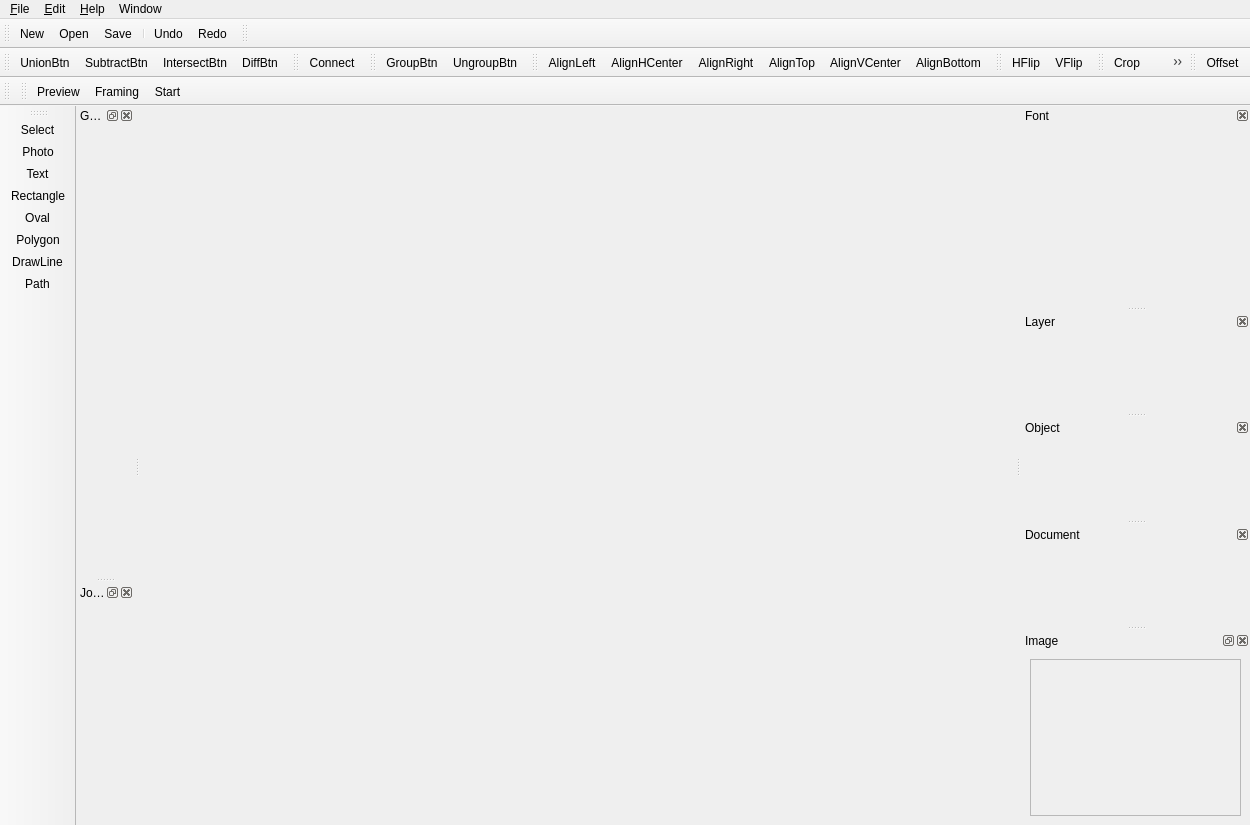
<?xml version="1.0" encoding="UTF-8"?>
<ui version="4.0">
 <class>MainWindow</class>
 <widget class="QMainWindow" name="MainWindow">
  <property name="geometry">
   <rect>
    <x>0</x>
    <y>0</y>
    <width>1250</width>
    <height>825</height>
   </rect>
  </property>
  <property name="windowTitle">
   <string>Swiftray</string>
  </property>
  <property name="windowIcon">
   <iconset resource="../../qml.qrc">
    <normaloff>:/resources/images/icon.icns</normaloff>:/resources/images/icon.icns</iconset>
  </property>
  <property name="dockOptions">
   <set>QMainWindow::AllowNestedDocks|QMainWindow::AllowTabbedDocks|QMainWindow::AnimatedDocks|QMainWindow::GroupedDragging</set>
  </property>
  <widget class="QWidget" name="centralwidget">
   <layout class="QVBoxLayout" name="verticalLayout_2">
    <property name="spacing">
     <number>0</number>
    </property>
    <property name="leftMargin">
     <number>3</number>
    </property>
    <property name="topMargin">
     <number>3</number>
    </property>
    <property name="rightMargin">
     <number>3</number>
    </property>
    <property name="bottomMargin">
     <number>3</number>
    </property>
    <item>
     <widget class="CanvasWidget" name="quickWidget" native="true">
      <property name="acceptDrops">
       <bool>true</bool>
      </property>
     </widget>
    </item>
   </layout>
  </widget>
  <widget class="QToolBar" name="toolBar">
   <property name="sizePolicy">
    <sizepolicy hsizetype="Fixed" vsizetype="Preferred">
     <horstretch>0</horstretch>
     <verstretch>0</verstretch>
    </sizepolicy>
   </property>
   <property name="minimumSize">
    <size>
     <width>0</width>
     <height>0</height>
    </size>
   </property>
   <property name="windowTitle">
    <string>Functional</string>
   </property>
   <property name="styleSheet">
    <string notr="true"/>
   </property>
   <property name="allowedAreas">
    <set>Qt::LeftToolBarArea|Qt::RightToolBarArea|Qt::TopToolBarArea</set>
   </property>
   <property name="iconSize">
    <size>
     <width>38</width>
     <height>30</height>
    </size>
   </property>
   <attribute name="toolBarArea">
    <enum>LeftToolBarArea</enum>
   </attribute>
   <attribute name="toolBarBreak">
    <bool>false</bool>
   </attribute>
   <addaction name="actionSelect"/>
   <addaction name="actionPhoto"/>
   <addaction name="actionText"/>
   <addaction name="actionRect"/>
   <addaction name="actionOval"/>
   <addaction name="actionPolygon"/>
   <addaction name="actionLine"/>
   <addaction name="actionPath"/>
  </widget>
  <widget class="QDockWidget" name="fontDock">
   <property name="sizePolicy">
    <sizepolicy hsizetype="Expanding" vsizetype="Expanding">
     <horstretch>0</horstretch>
     <verstretch>0</verstretch>
    </sizepolicy>
   </property>
   <property name="minimumSize">
    <size>
     <width>44</width>
     <height>200</height>
    </size>
   </property>
   <property name="floating">
    <bool>false</bool>
   </property>
   <property name="features">
    <set>QDockWidget::DockWidgetClosable|QDockWidget::DockWidgetMovable</set>
   </property>
   <property name="allowedAreas">
    <set>Qt::AllDockWidgetAreas</set>
   </property>
   <property name="windowTitle">
    <string>Font</string>
   </property>
   <attribute name="dockWidgetArea">
    <number>2</number>
   </attribute>
   <widget class="QWidget" name="fontDockContents">
    <property name="sizePolicy">
     <sizepolicy hsizetype="Preferred" vsizetype="Maximum">
      <horstretch>0</horstretch>
      <verstretch>0</verstretch>
     </sizepolicy>
    </property>
    <layout class="QVBoxLayout" name="verticalLayout_8">
     <property name="spacing">
      <number>0</number>
     </property>
     <property name="leftMargin">
      <number>5</number>
     </property>
     <property name="topMargin">
      <number>5</number>
     </property>
     <property name="rightMargin">
      <number>5</number>
     </property>
     <property name="bottomMargin">
      <number>5</number>
     </property>
    </layout>
   </widget>
  </widget>
  <widget class="QDockWidget" name="layerDock">
   <property name="sizePolicy">
    <sizepolicy hsizetype="Expanding" vsizetype="Expanding">
     <horstretch>0</horstretch>
     <verstretch>0</verstretch>
    </sizepolicy>
   </property>
   <property name="features">
    <set>QDockWidget::DockWidgetClosable|QDockWidget::DockWidgetMovable</set>
   </property>
   <property name="windowTitle">
    <string>Layer</string>
   </property>
   <attribute name="dockWidgetArea">
    <number>2</number>
   </attribute>
   <widget class="QWidget" name="layerDockContents">
    <layout class="QVBoxLayout" name="verticalLayout_10">
     <property name="spacing">
      <number>0</number>
     </property>
     <property name="leftMargin">
      <number>0</number>
     </property>
     <property name="topMargin">
      <number>0</number>
     </property>
     <property name="rightMargin">
      <number>0</number>
     </property>
     <property name="bottomMargin">
      <number>0</number>
     </property>
    </layout>
   </widget>
  </widget>
  <widget class="QDockWidget" name="objectParamDock">
   <property name="sizePolicy">
    <sizepolicy hsizetype="Expanding" vsizetype="Expanding">
     <horstretch>0</horstretch>
     <verstretch>0</verstretch>
    </sizepolicy>
   </property>
   <property name="minimumSize">
    <size>
     <width>229</width>
     <height>101</height>
    </size>
   </property>
   <property name="maximumSize">
    <size>
     <width>524287</width>
     <height>101</height>
    </size>
   </property>
   <property name="features">
    <set>QDockWidget::DockWidgetClosable|QDockWidget::DockWidgetMovable</set>
   </property>
   <property name="windowTitle">
    <string>Object</string>
   </property>
   <attribute name="dockWidgetArea">
    <number>2</number>
   </attribute>
   <widget class="QWidget" name="objectParamContents">
    <property name="sizePolicy">
     <sizepolicy hsizetype="Preferred" vsizetype="Preferred">
      <horstretch>0</horstretch>
      <verstretch>0</verstretch>
     </sizepolicy>
    </property>
    <layout class="QVBoxLayout" name="verticalLayout_6">
     <property name="spacing">
      <number>0</number>
     </property>
     <property name="leftMargin">
      <number>0</number>
     </property>
     <property name="topMargin">
      <number>0</number>
     </property>
     <property name="rightMargin">
      <number>0</number>
     </property>
     <property name="bottomMargin">
      <number>0</number>
     </property>
    </layout>
   </widget>
  </widget>
  <widget class="QDockWidget" name="serialPortDock">
   <property name="enabled">
    <bool>true</bool>
   </property>
   <property name="floating">
    <bool>false</bool>
   </property>
   <property name="windowTitle">
    <string>GCode Viewer</string>
   </property>
   <attribute name="dockWidgetArea">
    <number>1</number>
   </attribute>
   <widget class="QWidget" name="serialContents">
    <layout class="QVBoxLayout" name="verticalLayout"/>
   </widget>
  </widget>
  <widget class="QDockWidget" name="documentDock">
   <property name="sizePolicy">
    <sizepolicy hsizetype="Expanding" vsizetype="Expanding">
     <horstretch>0</horstretch>
     <verstretch>0</verstretch>
    </sizepolicy>
   </property>
   <property name="floating">
    <bool>false</bool>
   </property>
   <property name="features">
    <set>QDockWidget::DockWidgetClosable|QDockWidget::DockWidgetMovable</set>
   </property>
   <property name="windowTitle">
    <string>Document</string>
   </property>
   <attribute name="dockWidgetArea">
    <number>2</number>
   </attribute>
   <widget class="QWidget" name="documentContents"/>
  </widget>
  <widget class="QToolBar" name="toolBarFile">
   <property name="windowTitle">
    <string>Project</string>
   </property>
   <property name="styleSheet">
    <string notr="true"/>
   </property>
   <property name="movable">
    <bool>true</bool>
   </property>
   <property name="iconSize">
    <size>
     <width>30</width>
     <height>30</height>
    </size>
   </property>
   <property name="floatable">
    <bool>false</bool>
   </property>
   <attribute name="toolBarArea">
    <enum>TopToolBarArea</enum>
   </attribute>
   <attribute name="toolBarBreak">
    <bool>false</bool>
   </attribute>
   <addaction name="actionNew"/>
   <addaction name="actionOpen"/>
   <addaction name="actionSave"/>
   <addaction name="separator"/>
   <addaction name="actionUndo"/>
   <addaction name="actionRedo"/>
  </widget>
  <widget class="QToolBar" name="toolBarTransform">
   <property name="windowTitle">
    <string>Transform</string>
   </property>
   <property name="movable">
    <bool>true</bool>
   </property>
   <property name="iconSize">
    <size>
     <width>30</width>
     <height>30</height>
    </size>
   </property>
   <property name="floatable">
    <bool>false</bool>
   </property>
   <attribute name="toolBarArea">
    <enum>TopToolBarArea</enum>
   </attribute>
   <attribute name="toolBarBreak">
    <bool>false</bool>
   </attribute>
  </widget>
  <widget class="QToolBar" name="toolBarBool">
   <property name="minimumSize">
    <size>
     <width>0</width>
     <height>0</height>
    </size>
   </property>
   <property name="windowTitle">
    <string>Boolean</string>
   </property>
   <property name="styleSheet">
    <string notr="true"/>
   </property>
   <property name="movable">
    <bool>true</bool>
   </property>
   <property name="allowedAreas">
    <set>Qt::LeftToolBarArea|Qt::RightToolBarArea|Qt::TopToolBarArea</set>
   </property>
   <property name="iconSize">
    <size>
     <width>30</width>
     <height>30</height>
    </size>
   </property>
   <property name="floatable">
    <bool>false</bool>
   </property>
   <attribute name="toolBarArea">
    <enum>TopToolBarArea</enum>
   </attribute>
   <attribute name="toolBarBreak">
    <bool>true</bool>
   </attribute>
   <addaction name="actionUnion"/>
   <addaction name="actionSubtract"/>
   <addaction name="actionIntersect"/>
   <addaction name="actionDiff"/>
  </widget>
  <widget class="QToolBar" name="toolBarConnection">
   <property name="windowTitle">
    <string>Connection</string>
   </property>
   <property name="movable">
    <bool>true</bool>
   </property>
   <property name="iconSize">
    <size>
     <width>30</width>
     <height>30</height>
    </size>
   </property>
   <property name="floatable">
    <bool>false</bool>
   </property>
   <attribute name="toolBarArea">
    <enum>TopToolBarArea</enum>
   </attribute>
   <attribute name="toolBarBreak">
    <bool>false</bool>
   </attribute>
   <addaction name="actionConnect"/>
  </widget>
  <widget class="QToolBar" name="toolBarGroup">
   <property name="minimumSize">
    <size>
     <width>0</width>
     <height>0</height>
    </size>
   </property>
   <property name="windowTitle">
    <string>Group </string>
   </property>
   <property name="styleSheet">
    <string notr="true"/>
   </property>
   <property name="movable">
    <bool>true</bool>
   </property>
   <property name="allowedAreas">
    <set>Qt::LeftToolBarArea|Qt::RightToolBarArea|Qt::TopToolBarArea</set>
   </property>
   <property name="iconSize">
    <size>
     <width>30</width>
     <height>30</height>
    </size>
   </property>
   <property name="floatable">
    <bool>false</bool>
   </property>
   <attribute name="toolBarArea">
    <enum>TopToolBarArea</enum>
   </attribute>
   <attribute name="toolBarBreak">
    <bool>false</bool>
   </attribute>
   <addaction name="actionGroup"/>
   <addaction name="actionUngroup"/>
  </widget>
  <widget class="QToolBar" name="toolBarAlign">
   <property name="minimumSize">
    <size>
     <width>0</width>
     <height>0</height>
    </size>
   </property>
   <property name="windowTitle">
    <string>Align</string>
   </property>
   <property name="styleSheet">
    <string notr="true"/>
   </property>
   <property name="movable">
    <bool>true</bool>
   </property>
   <property name="allowedAreas">
    <set>Qt::LeftToolBarArea|Qt::RightToolBarArea|Qt::TopToolBarArea</set>
   </property>
   <property name="iconSize">
    <size>
     <width>30</width>
     <height>30</height>
    </size>
   </property>
   <property name="floatable">
    <bool>false</bool>
   </property>
   <attribute name="toolBarArea">
    <enum>TopToolBarArea</enum>
   </attribute>
   <attribute name="toolBarBreak">
    <bool>false</bool>
   </attribute>
   <addaction name="actionAlignHLeft"/>
   <addaction name="actionAlignHCenter"/>
   <addaction name="actionAlignHRight"/>
   <addaction name="actionAlignVTop"/>
   <addaction name="actionAlignVCenter"/>
   <addaction name="actionAlignVBottom"/>
  </widget>
  <widget class="QToolBar" name="toolBarFlip">
   <property name="enabled">
    <bool>true</bool>
   </property>
   <property name="minimumSize">
    <size>
     <width>0</width>
     <height>0</height>
    </size>
   </property>
   <property name="windowTitle">
    <string>Flip</string>
   </property>
   <property name="styleSheet">
    <string notr="true"/>
   </property>
   <property name="movable">
    <bool>true</bool>
   </property>
   <property name="allowedAreas">
    <set>Qt::LeftToolBarArea|Qt::RightToolBarArea|Qt::TopToolBarArea</set>
   </property>
   <property name="iconSize">
    <size>
     <width>30</width>
     <height>30</height>
    </size>
   </property>
   <property name="floatable">
    <bool>false</bool>
   </property>
   <attribute name="toolBarArea">
    <enum>TopToolBarArea</enum>
   </attribute>
   <attribute name="toolBarBreak">
    <bool>false</bool>
   </attribute>
   <addaction name="actionHFlip"/>
   <addaction name="actionVFlip"/>
  </widget>
  <widget class="QToolBar" name="toolBarImage">
   <property name="windowTitle">
    <string>Image </string>
   </property>
   <property name="movable">
    <bool>true</bool>
   </property>
   <property name="iconSize">
    <size>
     <width>30</width>
     <height>30</height>
    </size>
   </property>
   <property name="floatable">
    <bool>false</bool>
   </property>
   <attribute name="toolBarArea">
    <enum>TopToolBarArea</enum>
   </attribute>
   <attribute name="toolBarBreak">
    <bool>false</bool>
   </attribute>
   <addaction name="actionCrop"/>
   <addaction name="actionInvert"/>
   <addaction name="actionSharpen"/>
   <addaction name="actionTrace"/>
  </widget>
  <widget class="QToolBar" name="toolBarVector">
   <property name="windowTitle">
    <string>Vector</string>
   </property>
   <property name="movable">
    <bool>true</bool>
   </property>
   <property name="iconSize">
    <size>
     <width>30</width>
     <height>30</height>
    </size>
   </property>
   <property name="floatable">
    <bool>false</bool>
   </property>
   <attribute name="toolBarArea">
    <enum>TopToolBarArea</enum>
   </attribute>
   <attribute name="toolBarBreak">
    <bool>false</bool>
   </attribute>
   <addaction name="actionPathOffset"/>
  </widget>
  <widget class="QToolBar" name="toolBarFont">
   <property name="windowTitle">
    <string>Font </string>
   </property>
   <property name="movable">
    <bool>true</bool>
   </property>
   <property name="iconSize">
    <size>
     <width>30</width>
     <height>30</height>
    </size>
   </property>
   <property name="floatable">
    <bool>false</bool>
   </property>
   <attribute name="toolBarArea">
    <enum>TopToolBarArea</enum>
   </attribute>
   <attribute name="toolBarBreak">
    <bool>true</bool>
   </attribute>
  </widget>
  <widget class="QDockWidget" name="joggingDock">
   <property name="windowTitle">
    <string>Jogging Panel</string>
   </property>
   <attribute name="dockWidgetArea">
    <number>1</number>
   </attribute>
   <widget class="QWidget" name="joggingContents"/>
  </widget>
  <widget class="QToolBar" name="toolBarTask">
   <property name="enabled">
    <bool>true</bool>
   </property>
   <property name="windowTitle">
    <string>Task</string>
   </property>
   <property name="iconSize">
    <size>
     <width>30</width>
     <height>30</height>
    </size>
   </property>
   <attribute name="toolBarArea">
    <enum>TopToolBarArea</enum>
   </attribute>
   <attribute name="toolBarBreak">
    <bool>false</bool>
   </attribute>
   <addaction name="actionPreview"/>
   <addaction name="actionFrame"/>
   <addaction name="actionStart"/>
  </widget>
  <widget class="QDockWidget" name="imageDock">
   <property name="sizePolicy">
    <sizepolicy hsizetype="Expanding" vsizetype="Expanding">
     <horstretch>0</horstretch>
     <verstretch>0</verstretch>
    </sizepolicy>
   </property>
   <property name="windowTitle">
    <string>Image</string>
   </property>
   <attribute name="dockWidgetArea">
    <number>2</number>
   </attribute>
   <widget class="QWidget" name="dockWidgetContents_3">
    <layout class="QVBoxLayout" name="verticalLayout_5">
     <item>
      <widget class="QFrame" name="frame">
       <property name="sizePolicy">
        <sizepolicy hsizetype="Preferred" vsizetype="Preferred">
         <horstretch>0</horstretch>
         <verstretch>0</verstretch>
        </sizepolicy>
       </property>
       <property name="frameShape">
        <enum>QFrame::StyledPanel</enum>
       </property>
       <property name="frameShadow">
        <enum>QFrame::Raised</enum>
       </property>
      </widget>
     </item>
    </layout>
   </widget>
  </widget>
  <widget class="QMenuBar" name="menubar">
   <property name="geometry">
    <rect>
     <x>0</x>
     <y>0</y>
     <width>1250</width>
     <height>24</height>
    </rect>
   </property>
   <widget class="QMenu" name="menu_File">
    <property name="title">
     <string>&amp;File</string>
    </property>
    <widget class="QMenu" name="menuExport">
     <property name="title">
      <string>Export</string>
     </property>
     <addaction name="actionExportGcode"/>
    </widget>
    <widget class="QMenu" name="menuExample">
     <property name="title">
      <string>Example</string>
     </property>
     <addaction name="actionExampleOfSwiftray"/>
     <addaction name="actionMaterialEngravingTest"/>
     <addaction name="actionMaterialCuttingTest"/>
    </widget>
    <addaction name="actionNew"/>
    <addaction name="actionOpen"/>
    <addaction name="separator"/>
    <addaction name="actionSave"/>
    <addaction name="actionSave_As"/>
    <addaction name="separator"/>
    <addaction name="menuExample"/>
    <addaction name="separator"/>
    <addaction name="menuExport"/>
    <addaction name="separator"/>
    <addaction name="actionPreview"/>
    <addaction name="actionStart_2"/>
    <addaction name="separator"/>
    <addaction name="actionPreferences"/>
    <addaction name="separator"/>
    <addaction name="actionClose"/>
   </widget>
   <widget class="QMenu" name="menu_Edit">
    <property name="title">
     <string>&amp;Edit</string>
    </property>
    <widget class="QMenu" name="menuImage">
     <property name="title">
      <string>Image</string>
     </property>
     <addaction name="actionTrace"/>
     <addaction name="actionInvert"/>
     <addaction name="actionCrop"/>
     <addaction name="actionReplace_with"/>
     <addaction name="actionSharpen"/>
    </widget>
    <widget class="QMenu" name="menuPath">
     <property name="title">
      <string>Path</string>
     </property>
     <addaction name="actionPathOffset"/>
    </widget>
    <addaction name="actionUndo"/>
    <addaction name="actionRedo"/>
    <addaction name="separator"/>
    <addaction name="actionCut"/>
    <addaction name="actionCopy"/>
    <addaction name="actionPaste"/>
    <addaction name="separator"/>
    <addaction name="actionSelect_All"/>
    <addaction name="actionClear"/>
    <addaction name="actionGroupMenu"/>
    <addaction name="actionUngroupMenu"/>
    <addaction name="separator"/>
    <addaction name="menuImage"/>
    <addaction name="menuPath"/>
    <addaction name="separator"/>
    <addaction name="actionMachineSettings"/>
    <addaction name="separator"/>
   </widget>
   <widget class="QMenu" name="menu_Help">
    <property name="title">
     <string>&amp;Help</string>
    </property>
    <addaction name="actionAbout"/>
   </widget>
   <widget class="QMenu" name="menu_Window">
    <property name="title">
     <string>Window</string>
    </property>
    <widget class="QMenu" name="menuToolbar">
     <property name="title">
      <string>Toolbar</string>
     </property>
     <addaction name="actionAlign"/>
     <addaction name="actionBoolean"/>
     <addaction name="actionConnection"/>
     <addaction name="actionFont"/>
     <addaction name="actionFlip"/>
     <addaction name="actionFunctional"/>
     <addaction name="actionGroup_2"/>
     <addaction name="actionImage"/>
     <addaction name="actionProject"/>
     <addaction name="actionTask"/>
     <addaction name="actionTransform"/>
     <addaction name="actionVector"/>
    </widget>
    <addaction name="actionLoadClassic"/>
    <addaction name="actionLoadEssential"/>
    <addaction name="separator"/>
    <addaction name="menuToolbar"/>
    <addaction name="separator"/>
    <addaction name="actionLayerPanel"/>
    <addaction name="actionGCodeViewerPanel"/>
    <addaction name="actionJoggingPanel"/>
    <addaction name="actionFontPanel"/>
    <addaction name="actionObjectPanel"/>
    <addaction name="actionDocumentPanel"/>
    <addaction name="actionImagePanel"/>
   </widget>
   <addaction name="menu_File"/>
   <addaction name="menu_Edit"/>
   <addaction name="menu_Help"/>
   <addaction name="menu_Window"/>
  </widget>
  <action name="actionOpen">
   <property name="icon">
    <iconset resource="../../qml.qrc">
     <normaloff>:/resources/images/icon-open.png</normaloff>:/resources/images/icon-open.png</iconset>
   </property>
   <property name="text">
    <string>Open</string>
   </property>
   <property name="shortcut">
    <string>Ctrl+O</string>
   </property>
  </action>
  <action name="actionSave">
   <property name="icon">
    <iconset resource="../../qml.qrc">
     <normaloff>:/resources/images/icon-save.png</normaloff>:/resources/images/icon-save.png</iconset>
   </property>
   <property name="text">
    <string>Save</string>
   </property>
   <property name="shortcut">
    <string>Ctrl+S</string>
   </property>
  </action>
  <action name="actionClose">
   <property name="text">
    <string>Close</string>
   </property>
   <property name="shortcut">
    <string>Ctrl+W</string>
   </property>
  </action>
  <action name="actionCut">
   <property name="text">
    <string>Cut</string>
   </property>
   <property name="shortcut">
    <string>Ctrl+X</string>
   </property>
  </action>
  <action name="actionCopy">
   <property name="text">
    <string>Copy</string>
   </property>
   <property name="shortcut">
    <string>Ctrl+C</string>
   </property>
  </action>
  <action name="actionPaste">
   <property name="text">
    <string>Paste</string>
   </property>
   <property name="shortcut">
    <string>Ctrl+V</string>
   </property>
  </action>
  <action name="actionUndo">
   <property name="icon">
    <iconset resource="../../qml.qrc">
     <normaloff>:/resources/images/icon-undo.png</normaloff>:/resources/images/icon-undo.png</iconset>
   </property>
   <property name="text">
    <string>Undo</string>
   </property>
   <property name="shortcut">
    <string>Ctrl+Z</string>
   </property>
  </action>
  <action name="actionRedo">
   <property name="icon">
    <iconset resource="../../qml.qrc">
     <normaloff>:/resources/images/icon-redo.png</normaloff>:/resources/images/icon-redo.png</iconset>
   </property>
   <property name="text">
    <string>Redo</string>
   </property>
   <property name="shortcut">
    <string>Ctrl+Shift+Z</string>
   </property>
  </action>
  <action name="actionClear">
   <property name="text">
    <string>Clear</string>
   </property>
   <property name="shortcut">
    <string>Ctrl+Shift+X</string>
   </property>
  </action>
  <action name="actionSelect">
   <property name="checkable">
    <bool>true</bool>
   </property>
   <property name="checked">
    <bool>false</bool>
   </property>
   <property name="icon">
    <iconset resource="../../qml.qrc">
     <normaloff>:/resources/images/icon-select.png</normaloff>:/resources/images/icon-select.png</iconset>
   </property>
   <property name="text">
    <string>Select</string>
   </property>
   <property name="toolTip">
    <string>Select (&amp;V)</string>
   </property>
   <property name="shortcut">
    <string>V</string>
   </property>
  </action>
  <action name="actionRect">
   <property name="checkable">
    <bool>true</bool>
   </property>
   <property name="icon">
    <iconset>
     <normaloff>:/resources/images/icon-rect-01.png</normaloff>:/resources/images/icon-rect-01.png</iconset>
   </property>
   <property name="text">
    <string>Rectangle</string>
   </property>
   <property name="toolTip">
    <string>Draw rectangles</string>
   </property>
   <property name="shortcut">
    <string>R</string>
   </property>
  </action>
  <action name="actionOval">
   <property name="checkable">
    <bool>true</bool>
   </property>
   <property name="icon">
    <iconset>
     <normaloff>:/resources/images/icon-oval-01.png</normaloff>:/resources/images/icon-oval-01.png</iconset>
   </property>
   <property name="text">
    <string>Oval</string>
   </property>
   <property name="toolTip">
    <string>Draw ovals</string>
   </property>
   <property name="shortcut">
    <string>O</string>
   </property>
  </action>
  <action name="actionAbout">
   <property name="text">
    <string>About</string>
   </property>
  </action>
  <action name="actionPhoto">
   <property name="icon">
    <iconset>
     <normaloff>:/resources/images/icon-photo-01.png</normaloff>:/resources/images/icon-photo-01.png</iconset>
   </property>
   <property name="text">
    <string>Photo</string>
   </property>
   <property name="toolTip">
    <string>Image</string>
   </property>
   <property name="shortcut">
    <string>P</string>
   </property>
  </action>
  <action name="actionText">
   <property name="checkable">
    <bool>true</bool>
   </property>
   <property name="icon">
    <iconset>
     <normaloff>:/resources/images/icon-text-01.png</normaloff>:/resources/images/icon-text-01.png</iconset>
   </property>
   <property name="text">
    <string>Text</string>
   </property>
   <property name="toolTip">
    <string>Text</string>
   </property>
   <property name="shortcut">
    <string>T</string>
   </property>
  </action>
  <action name="actionSelect_All">
   <property name="text">
    <string>Select All</string>
   </property>
   <property name="shortcut">
    <string>Ctrl+A</string>
   </property>
  </action>
  <action name="actionGroupMenu">
   <property name="text">
    <string>Group</string>
   </property>
   <property name="shortcut">
    <string>Ctrl+G</string>
   </property>
  </action>
  <action name="actionUngroupMenu">
   <property name="text">
    <string>Ungroup</string>
   </property>
   <property name="shortcut">
    <string>Ctrl+Shift+G</string>
   </property>
  </action>
  <action name="actionLine">
   <property name="checkable">
    <bool>true</bool>
   </property>
   <property name="icon">
    <iconset resource="../../qml.qrc">
     <normaloff>:/resources/images/icon-line.png</normaloff>:/resources/images/icon-line.png</iconset>
   </property>
   <property name="text">
    <string>DrawLine</string>
   </property>
   <property name="toolTip">
    <string>Line</string>
   </property>
   <property name="shortcut">
    <string>L</string>
   </property>
  </action>
  <action name="actionPath">
   <property name="checkable">
    <bool>true</bool>
   </property>
   <property name="icon">
    <iconset resource="../../qml.qrc">
     <normaloff>:/resources/images/icon-path.png</normaloff>:/resources/images/icon-path.png</iconset>
   </property>
   <property name="text">
    <string>Path</string>
   </property>
   <property name="shortcut">
    <string>D</string>
   </property>
  </action>
  <action name="actionPolygon">
   <property name="checkable">
    <bool>true</bool>
   </property>
   <property name="icon">
    <iconset resource="../../qml.qrc">
     <normaloff>:/resources/images/icon-polygon.png</normaloff>:/resources/images/icon-polygon.png</iconset>
   </property>
   <property name="text">
    <string>Polygon</string>
   </property>
   <property name="shortcut">
    <string>P</string>
   </property>
  </action>
  <action name="actionGroup">
   <property name="icon">
    <iconset resource="../../qml.qrc">
     <normaloff>:/resources/images/icon-group.png</normaloff>:/resources/images/icon-group.png</iconset>
   </property>
   <property name="text">
    <string>GroupBtn</string>
   </property>
  </action>
  <action name="actionUngroup">
   <property name="icon">
    <iconset resource="../../qml.qrc">
     <normaloff>:/resources/images/icon-ungroup.png</normaloff>:/resources/images/icon-ungroup.png</iconset>
   </property>
   <property name="text">
    <string>UngroupBtn</string>
   </property>
  </action>
  <action name="actionAlignVCenter">
   <property name="icon">
    <iconset>
     <normaloff>:/resources/images/icon-valign-mid.png</normaloff>:/resources/images/icon-valign-mid.png</iconset>
   </property>
   <property name="text">
    <string>AlignVCenter</string>
   </property>
  </action>
  <action name="actionAlignHCenter">
   <property name="icon">
    <iconset>
     <normaloff>:/resources/images/icon-halign-mid.png</normaloff>:/resources/images/icon-halign-mid.png</iconset>
   </property>
   <property name="text">
    <string>AlignHCenter</string>
   </property>
  </action>
  <action name="actionAlignHLeft">
   <property name="icon">
    <iconset>
     <normaloff>:/resources/images/icon-halign-left.png</normaloff>:/resources/images/icon-halign-left.png</iconset>
   </property>
   <property name="text">
    <string>AlignLeft</string>
   </property>
  </action>
  <action name="actionAlignHRight">
   <property name="icon">
    <iconset>
     <normaloff>:/resources/images/icon-halign-right.png</normaloff>:/resources/images/icon-halign-right.png</iconset>
   </property>
   <property name="text">
    <string>AlignRight</string>
   </property>
  </action>
  <action name="actionAlignVTop">
   <property name="icon">
    <iconset>
     <normaloff>:/resources/images/icon-valign-top.png</normaloff>:/resources/images/icon-valign-top.png</iconset>
   </property>
   <property name="text">
    <string>AlignTop</string>
   </property>
  </action>
  <action name="actionAlignVBottom">
   <property name="icon">
    <iconset>
     <normaloff>:/resources/images/icon-valign-bot.png</normaloff>:/resources/images/icon-valign-bot.png</iconset>
   </property>
   <property name="text">
    <string>AlignBottom</string>
   </property>
  </action>
  <action name="actionUnion">
   <property name="icon">
    <iconset resource="../../qml.qrc">
     <normaloff>:/resources/images/icon-union.png</normaloff>:/resources/images/icon-union.png</iconset>
   </property>
   <property name="text">
    <string>UnionBtn</string>
   </property>
  </action>
  <action name="actionSubtract">
   <property name="icon">
    <iconset resource="../../qml.qrc">
     <normaloff>:/resources/images/icon-subtract.png</normaloff>:/resources/images/icon-subtract.png</iconset>
   </property>
   <property name="text">
    <string>SubtractBtn</string>
   </property>
  </action>
  <action name="actionIntersect">
   <property name="icon">
    <iconset resource="../../qml.qrc">
     <normaloff>:/resources/images/icon-intersect.png</normaloff>:/resources/images/icon-intersect.png</iconset>
   </property>
   <property name="text">
    <string>IntersectBtn</string>
   </property>
  </action>
  <action name="actionDiff">
   <property name="icon">
    <iconset resource="../../qml.qrc">
     <normaloff>:/resources/images/icon-diff.png</normaloff>:/resources/images/icon-diff.png</iconset>
   </property>
   <property name="text">
    <string>DiffBtn</string>
   </property>
  </action>
  <action name="actionHFlip">
   <property name="icon">
    <iconset resource="../../qml.qrc">
     <normaloff>:/resources/images/icon-hflip.png</normaloff>:/resources/images/icon-hflip.png</iconset>
   </property>
   <property name="text">
    <string>HFlip</string>
   </property>
  </action>
  <action name="actionVFlip">
   <property name="icon">
    <iconset resource="../../qml.qrc">
     <normaloff>:/resources/images/icon-vflip.png</normaloff>:/resources/images/icon-vflip.png</iconset>
   </property>
   <property name="text">
    <string>VFlip</string>
   </property>
  </action>
  <action name="actionMachine_Settings">
   <property name="text">
    <string>Machine Settings</string>
   </property>
  </action>
  <action name="actionMachineSettings">
   <property name="text">
    <string>Machine Settings</string>
   </property>
  </action>
  <action name="actionPreferences">
   <property name="text">
    <string>Preferences</string>
   </property>
  </action>
  <action name="actionHi">
   <property name="text">
    <string>Hi</string>
   </property>
  </action>
  <action name="actionExportGcode">
   <property name="text">
    <string>Gcode</string>
   </property>
   <property name="shortcut">
    <string>Ctrl+E</string>
   </property>
  </action>
  <action name="actionTrace">
   <property name="icon">
    <iconset resource="../../qml.qrc">
     <normaloff>:/resources/images/icon-trace.png</normaloff>:/resources/images/icon-trace.png</iconset>
   </property>
   <property name="text">
    <string>Trace</string>
   </property>
  </action>
  <action name="actionPreview">
   <property name="icon">
    <iconset resource="../../qml.qrc">
     <normaloff>:/resources/images/icon-preview.png</normaloff>:/resources/images/icon-preview.png</iconset>
   </property>
   <property name="text">
    <string>Preview</string>
   </property>
  </action>
  <action name="actionPathOffset">
   <property name="icon">
    <iconset resource="../../qml.qrc">
     <normaloff>:/resources/images/icon-pathoffset.png</normaloff>:/resources/images/icon-pathoffset.png</iconset>
   </property>
   <property name="text">
    <string>Offset</string>
   </property>
  </action>
  <action name="actionSave_As">
   <property name="text">
    <string>Save As...</string>
   </property>
   <property name="iconText">
    <string>Save As...</string>
   </property>
   <property name="toolTip">
    <string>Save As...</string>
   </property>
   <property name="shortcut">
    <string>Ctrl+Shift+S</string>
   </property>
  </action>
  <action name="actionNew">
   <property name="icon">
    <iconset resource="../../qml.qrc">
     <normaloff>:/resources/images/icon-new.png</normaloff>:/resources/images/icon-new.png</iconset>
   </property>
   <property name="text">
    <string>New</string>
   </property>
   <property name="shortcut">
    <string>Ctrl+N</string>
   </property>
  </action>
  <action name="actionSharpen">
   <property name="icon">
    <iconset resource="../../qml.qrc">
     <normaloff>:/resources/images/icon-sharpen.png</normaloff>:/resources/images/icon-sharpen.png</iconset>
   </property>
   <property name="text">
    <string>Sharpen</string>
   </property>
  </action>
  <action name="actionInvert">
   <property name="icon">
    <iconset resource="../../qml.qrc">
     <normaloff>:/resources/images/icon-invert.png</normaloff>:/resources/images/icon-invert.png</iconset>
   </property>
   <property name="text">
    <string>Invert</string>
   </property>
  </action>
  <action name="actionReplace_with">
   <property name="text">
    <string>Replace with ...</string>
   </property>
  </action>
  <action name="actionCrop">
   <property name="icon">
    <iconset resource="../../qml.qrc">
     <normaloff>:/resources/images/icon-crop.png</normaloff>:/resources/images/icon-crop.png</iconset>
   </property>
   <property name="text">
    <string>Crop</string>
   </property>
  </action>
  <action name="actionConnect">
   <property name="icon">
    <iconset>
     <normaloff>:/resources/images/icon-connection.png</normaloff>:/resources/images/icon-connection.png</iconset>
   </property>
   <property name="text">
    <string>Connect</string>
   </property>
   <property name="toolTip">
    <string>Connect</string>
   </property>
  </action>
  <action name="actionJogging">
   <property name="text">
    <string>Jogging</string>
   </property>
  </action>
  <action name="actionStart">
   <property name="icon">
    <iconset resource="../../qml.qrc">
     <normaloff>:/resources/images/icon-start.png</normaloff>:/resources/images/icon-start.png</iconset>
   </property>
   <property name="text">
    <string>Start</string>
   </property>
   <property name="toolTip">
    <string>Start</string>
   </property>
  </action>
  <action name="actionSaveClassic">
   <property name="text">
    <string>SaveClassic</string>
   </property>
  </action>
  <action name="actionSaveEssential">
   <property name="text">
    <string>SaveEssential</string>
   </property>
  </action>
  <action name="actionLoadClassic">
   <property name="text">
    <string>Classic</string>
   </property>
  </action>
  <action name="actionLoadEssential">
   <property name="text">
    <string>Essential</string>
   </property>
  </action>
  <action name="actionJobDashboardDialog">
   <property name="text">
    <string>JobDashboardDialog</string>
   </property>
  </action>
  <action name="actionOutlineScanning">
   <property name="text">
    <string>OutlineScanning</string>
   </property>
  </action>
  <action name="actionFrame">
   <property name="icon">
    <iconset resource="../../qml.qrc">
     <normaloff>:/resources/images/icon-frame.png</normaloff>:/resources/images/icon-frame.png</iconset>
   </property>
   <property name="text">
    <string>Framing</string>
   </property>
  </action>
  <action name="actionMaterialCuttingTest">
   <property name="text">
    <string>Material Cutting Test</string>
   </property>
  </action>
  <action name="actionMaterialEngravingTest">
   <property name="text">
    <string>Material Engraving Test</string>
   </property>
  </action>
  <action name="actionExampleOfSwiftray">
   <property name="text">
    <string>Example of Swiftray</string>
   </property>
  </action>
  <action name="actionStart_2">
   <property name="icon">
    <iconset resource="../../qml.qrc">
     <normaloff>:/resources/images/icon-start.png</normaloff>:/resources/images/icon-start.png</iconset>
   </property>
   <property name="text">
    <string>Start</string>
   </property>
  </action>
  <action name="actionFontPanel">
   <property name="checkable">
    <bool>true</bool>
   </property>
   <property name="text">
    <string>Font</string>
   </property>
  </action>
  <action name="actionLayerPanel">
   <property name="checkable">
    <bool>true</bool>
   </property>
   <property name="text">
    <string>Layer</string>
   </property>
  </action>
  <action name="actionObjectPanel">
   <property name="checkable">
    <bool>true</bool>
   </property>
   <property name="text">
    <string>Object</string>
   </property>
  </action>
  <action name="actionGCodeViewerPanel">
   <property name="checkable">
    <bool>true</bool>
   </property>
   <property name="text">
    <string>GCode Viewer</string>
   </property>
  </action>
  <action name="actionDocumentPanel">
   <property name="checkable">
    <bool>true</bool>
   </property>
   <property name="text">
    <string>Document</string>
   </property>
  </action>
  <action name="actionJoggingPanel">
   <property name="checkable">
    <bool>true</bool>
   </property>
   <property name="text">
    <string>Jogging Panel</string>
   </property>
  </action>
  <action name="actionImagePanel">
   <property name="checkable">
    <bool>true</bool>
   </property>
   <property name="text">
    <string>Image</string>
   </property>
  </action>
  <action name="actionAlign">
   <property name="checkable">
    <bool>true</bool>
   </property>
   <property name="text">
    <string>Align</string>
   </property>
  </action>
  <action name="actionBoolean">
   <property name="checkable">
    <bool>true</bool>
   </property>
   <property name="text">
    <string>Boolean</string>
   </property>
  </action>
  <action name="actionConnection">
   <property name="checkable">
    <bool>true</bool>
   </property>
   <property name="text">
    <string>Connection</string>
   </property>
  </action>
  <action name="actionFont">
   <property name="checkable">
    <bool>true</bool>
   </property>
   <property name="text">
    <string>Font </string>
   </property>
   <property name="iconText">
    <string>Font </string>
   </property>
  </action>
  <action name="actionFlip">
   <property name="checkable">
    <bool>true</bool>
   </property>
   <property name="text">
    <string>Flip</string>
   </property>
  </action>
  <action name="actionFunctional">
   <property name="checkable">
    <bool>true</bool>
   </property>
   <property name="text">
    <string>Functional</string>
   </property>
  </action>
  <action name="actionGroup_2">
   <property name="checkable">
    <bool>true</bool>
   </property>
   <property name="text">
    <string>Group </string>
   </property>
   <property name="iconText">
    <string>Group </string>
   </property>
  </action>
  <action name="actionImage">
   <property name="checkable">
    <bool>true</bool>
   </property>
   <property name="text">
    <string>Image </string>
   </property>
   <property name="iconText">
    <string>Image </string>
   </property>
  </action>
  <action name="actionProject">
   <property name="checkable">
    <bool>true</bool>
   </property>
   <property name="text">
    <string>Project</string>
   </property>
  </action>
  <action name="actionTask">
   <property name="checkable">
    <bool>true</bool>
   </property>
   <property name="text">
    <string>Task</string>
   </property>
  </action>
  <action name="actionTransform">
   <property name="checkable">
    <bool>true</bool>
   </property>
   <property name="text">
    <string>Transform</string>
   </property>
  </action>
  <action name="actionVector">
   <property name="checkable">
    <bool>true</bool>
   </property>
   <property name="text">
    <string>Vector</string>
   </property>
  </action>
 </widget>
 <customwidgets>
  <customwidget>
   <class>CanvasWidget</class>
   <extends>QWidget</extends>
   <header>widgets/components/canvas-widget.h</header>
   <container>1</container>
  </customwidget>
 </customwidgets>
 <resources>
  <include location="../../qml.qrc"/>
 </resources>
 <connections/>
</ui>
